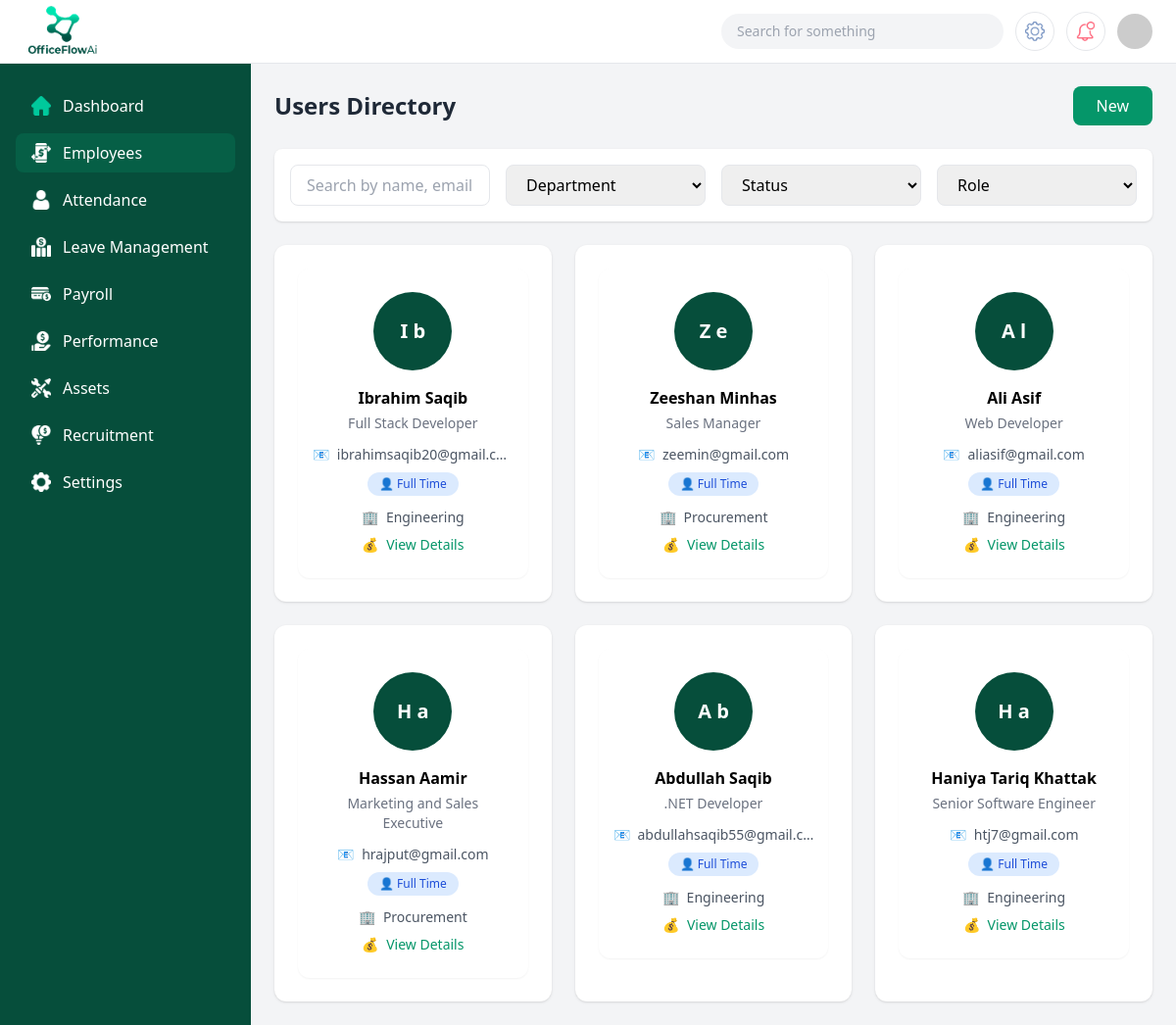
/employees/directory/ (signed in), run on the app's committed database.
### core/models.py (models this page shows)
class EmployeeProfile(models.Model):
    user = models.OneToOneField(User, on_delete=models.CASCADE)
    employee_id = models.CharField(max_length=20, unique=True)
    department = models.CharField(
        max_length=30,
        choices=[
            ('ENGINEERING', 'Engineering'),
            ('PROCUREMENT', 'Procurement'),
            ('FINANCE', 'Finance'),
            ('CONSTRUCTION', 'Construction'),
            ('HSE', 'HSE'),
        ]
    )
    job_title = models.CharField(max_length=100)
    office = models.CharField(max_length=100, blank=True)
    employment_type = models.CharField(
        max_length=20,
        choices=[
            ('FULL_TIME', 'Full Time'),
            ('PART_TIME', 'Part Time'),
            ('CONTRACT', 'Contract'),
        ]
    )
    status = models.CharField(
        max_length=20,
        choices=[
            ('ACTIVE', 'Active'),
            ('INACTIVE', 'Inactive'),
            ('TERMINATED', 'Terminated'),
        ],
        default='ACTIVE'
    )
    join_date = models.DateField()
    exit_date = models.DateField(null=True, blank=True)
    created_at = models.DateTimeField(auto_now_add=True)

class EmployeePersonalInfo(models.Model):
    employee = models.OneToOneField(EmployeeProfile, on_delete=models.CASCADE)
    full_name = models.CharField(max_length=150)
    gender = models.CharField(
        max_length=10,
        choices=[('MALE','Male'), ('FEMALE','Female'), ('OTHER','Other')]
    )
    date_of_birth = models.DateField()
    marital_status = models.CharField(max_length=20)
    email = models.EmailField()
    phone_number = models.CharField(max_length=20)
    personal_id = models.CharField(max_length=50)  # CNIC / Passport
    emergency_contact = models.CharField(max_length=20)
    timezone = models.CharField(max_length=50, default='UTC+5')

### core/views.py (the view)
@login_required
@user_passes_test(is_hr_or_superuser)
def employee_directory_view(request):
    employees = EmployeeProfile.objects.select_related('employeepersonalinfo').all()
    context = {
        'employees': employees,
    }
    return render(request, "adminPages/employee_directory.html", context)

### core/views.py (called while the page is built)
def is_hr_or_superuser(user):
    return user.is_authenticated and (user.is_superuser or user.groups.filter(name='HR').exists())

### core/templates/adminPages/employee_directory.html (shortened to what this page needs)
{% load static %}
<!DOCTYPE html>
<html lang="en">
  <head>
    <script src="https://cdn.tailwindcss.com"></script>
  </head>
  <body class="bg-gray-100">
    <header class="fixed top-0 left-0 right-0 z-50 bg-white border-b">
      <div class="flex items-center justify-between px-6 h-16">
        <img
          src="{% static 'assets/img/brand/OfficeFlowAi.png' %}"
          class="h-20 w-20"
          alt="OfficeFlowAi Logo"
        />
        <div class="flex items-center gap-3">
          <div
            class="hidden md:flex items-center bg-gray-100 rounded-full px-4 py-2 w-72"
          >
            <input
              type="text"
              placeholder="Search for something"
              class="bg-transparent outline-none text-sm w-full"
            />
          </div>
          <button
            class="w-10 h-10 flex items-center justify-center border rounded-full"
          >
            <img
              src="{% static 'assets/img/icons/common/settings 1.png' %}"
              class="w-5"
              alt="Settings"
            />
          </button>
          <button
            class="w-10 h-10 flex items-center justify-center border rounded-full"
          >
            <img
              src="{% static 'assets/img/icons/common/002-notification-1.png' %}"
              class="w-5"
              alt="Notifications"
            />
          </button>
          <img
            src="https://i.pravatar.cc/40"
            class="w-9 h-9 rounded-full"
            alt="User Avatar"
          />
        </div>
      </div>
    </header>
    <div class="flex pt-16">
      <aside
        class="hidden lg:block w-64 bg-emerald-900 min-h-screen fixed text-white"
      >
        <nav class="px-4 py-6 space-y-2">
          <a
            class="flex items-center gap-3 px-4 py-2 rounded-lg hover:bg-emerald-800"
          >
            <img
              src="{% static 'assets/img/icons/common/home 2.png' %}"
              class="w-5"
              alt="Dashboard"
            />
            Dashboard
          </a>
          <a
            class="flex items-center gap-3 px-4 py-2 rounded-lg bg-emerald-800"
          >
            <img
              src="{% static 'assets/img/icons/common/transfer 1.png' %}"
              class="w-5"
              alt="Employees"
            />
            Employees
          </a>
          <a
            class="flex items-center gap-3 px-4 py-2 rounded-lg hover:bg-emerald-800"
          >
            <img
              src="{% static 'assets/img/icons/common/user 3 1.png' %}"
              class="w-5"
              alt="Attendance"
            />
            Attendance
          </a>
          <a
            class="flex items-center gap-3 px-4 py-2 rounded-lg hover:bg-emerald-800"
          >
            <img
              src="{% static 'assets/img/icons/common/economic-investment 1.png' %}"
              class="w-5"
              alt="Leave Management"
            />
            Leave Management
          </a>
          <a
            class="flex items-center gap-3 px-4 py-2 rounded-lg hover:bg-emerald-800"
          >
            <img
              src="{% static 'assets/img/icons/common/credit-card 1.png' %}"
              class="w-5"
              alt="Payroll"
            />
            Payroll
          </a>
          <a
            class="flex items-center gap-3 px-4 py-2 rounded-lg hover:bg-emerald-800"
          >
            <img
              src="{% static 'assets/img/icons/common/loan 1.png' %}"
              class="w-5"
              alt="Performance"
            />
            Performance
          </a>
          <a
            class="flex items-center gap-3 px-4 py-2 rounded-lg hover:bg-emerald-800"
          >
            <img
              src="{% static 'assets/img/icons/common/service 1.png' %}"
              class="w-5"
              alt="Assets"
            />
            Assets
          </a>
          <a
            class="flex items-center gap-3 px-4 py-2 rounded-lg hover:bg-emerald-800"
          >
            <img
              src="{% static 'assets/img/icons/common/econometrics 1.png' %}"
              class="w-5"
              alt="Recruitment"
            />
            Recruitment
          </a>
          <a
            class="flex items-center gap-3 px-4 py-2 rounded-lg hover:bg-emerald-800"
          >
            <img
              src="{% static 'assets/img/icons/common/settings solid 1.png' %}"
              class="w-5"
              alt="Settings"
            />
            Settings
          </a>
        </nav>
      </aside>
      <main class="flex-1 lg:ml-64 p-6">
        <div class="flex justify-between items-center mb-6">
          <h1 class="text-2xl font-semibold text-gray-800">Users Directory</h1>
          <div class="flex gap-3">
            <a
              href="{% url 'employee_onboarding' %}"
              class="bg-emerald-600 text-white px-6 py-2 rounded-lg font-medium hover:bg-emerald-700"
            >
              New
            </a>
          </div>
        </div>
        <div class="bg-white rounded-lg shadow p-4 mb-6">
          <div class="grid grid-cols-1 md:grid-cols-4 gap-4">
            <input
              type="text"
              id="searchInput"
              placeholder="Search by name, email or ID"
              class="col-span-1 md:col-span-1 px-4 py-2 border rounded-lg outline-none focus:ring-2 focus:ring-emerald-500"
            />
            <select
              id="departmentFilter"
              class="px-4 py-2 border rounded-lg outline-none focus:ring-2 focus:ring-emerald-500"
            >
              <option value="">Department</option>
            </select>
            <select
              id="statusFilter"
              class="px-4 py-2 border rounded-lg outline-none focus:ring-2 focus:ring-emerald-500"
            >
              <option value="">Status</option>
            </select>
            <select
              id="roleFilter"
              class="px-4 py-2 border rounded-lg outline-none focus:ring-2 focus:ring-emerald-500"
            >
              <option value="">Role</option>
            </select>
          </div>
        </div>
        <div
          id="employeeGrid"
          class="grid grid-cols-1 md:grid-cols-2 lg:grid-cols-3 xl:grid-cols-4 gap-6"
        >
          {% for employee in employees %}
          <a
            href="{% url 'employee_general_admin' employee.employee_id %}"
            class="employee-card bg-white rounded-xl shadow hover:shadow-lg transition-shadow p-6 cursor-pointer"
            data-name="{{ employee.employeepersonalinfo.full_name|default:'N/A' }}"
            data-email="{{ employee.employeepersonalinfo.email|default:'N/A' }}"
            data-id="{{ employee.employee_id }}"
            data-department="{{ employee.department }}"
            data-status="{{ employee.status }}"
          >
            <div
              class="flex flex-col items-center text-center bg-white rounded-xl p-6 shadow-sm"
            >
              <div
                class="w-20 h-20 rounded-full flex items-center justify-center text-xl font-semibold text-white mb-4"
                style="background-color: #064e3b"
              >
                {{ employee.employeepersonalinfo.full_name|slice:":1" }}
                {{employee.employeepersonalinfo.full_name|slice:"1:2" }}
              </div>
              <h3 class="font-semibold text-base mb-1">
                {{ employee.employeepersonalinfo.full_name|default:"N/A" }}
              </h3>
              <p class="text-sm text-gray-500 mb-3">{{ employee.job_title }}</p>
              <div class="flex items-center gap-2 text-sm text-gray-600 mb-2">
                <span>📧</span>
                <span class="truncate max-w-[180px]">
                  {{ employee.employeepersonalinfo.email|default:"N/A" }}
                </span>
              </div>
              <span
                class="inline-block px-3 py-1 text-xs rounded-full mb-3 {% if employee.employment_type == 'FULL_TIME' %} bg-blue-100 text-blue-700 {% elif employee.employment_type == 'CONTRACT' %} bg-purple-100 text-purple-700 {% else %} bg-gray-100 text-gray-700 {% endif %}"
              >
                👤 {{ employee.get_employment_type_display }}
              </span>
              <div class="flex items-center gap-2 text-sm text-gray-600 mb-2">
                <span>🏢</span>
                <span>
                  {{employee.get_department_display|default:employee.department}}
                </span>
              </div>
              <div
                class="flex items-center gap-2 text-sm text-emerald-600 font-medium"
              >
                <span>💰</span>
                <span>View Details</span>
              </div>
            </div>
          </a>
          {% endfor %}
        </div>
      </main>
    </div>
  </body>
</html>

### data on the page
EmployeeProfile: employeepersonalinfo.full_name "I", employeepersonalinfo.full_name "b", employeepersonalinfo.full_name "Ibrahim Saqib", job_title "Full Stack Developer", employeepersonalinfo.email "ibrahimsaqib20@gmail.c…", employment_type "Full Time", department "Engineering"
EmployeeProfile: employeepersonalinfo.full_name "Z", employeepersonalinfo.full_name "e", employeepersonalinfo.full_name "Zeeshan Minhas", job_title "Sales Manager", employeepersonalinfo.email "zeemin@gmail.com", employment_type "Full Time", department "Procurement"
EmployeeProfile: employeepersonalinfo.full_name "A", employeepersonalinfo.full_name "l", employeepersonalinfo.full_name "Ali Asif", job_title "Web Developer", employeepersonalinfo.email "aliasif@gmail.com", employment_type "Full Time", department "Engineering"
EmployeeProfile: employeepersonalinfo.full_name "H", employeepersonalinfo.full_name "a", employeepersonalinfo.full_name "Hassan Aamir", job_title "Marketing and Sales Executive", employeepersonalinfo.email "hrajput@gmail.com", employment_type "Full Time", department "Procurement"
EmployeeProfile: employeepersonalinfo.full_name "A", employeepersonalinfo.full_name "b", employeepersonalinfo.full_name "Abdullah Saqib", job_title ".NET Developer", employeepersonalinfo.email "abdullahsaqib55@gmail.c…", employment_type "Full Time", department "Engineering"
EmployeeProfile: employeepersonalinfo.full_name "H", employeepersonalinfo.full_name "a", employeepersonalinfo.full_name "Haniya Tariq Khattak", job_title "Senior Software Engineer", employeepersonalinfo.email "htj7@gmail.com", employment_type "Full Time", department "Engineering"
